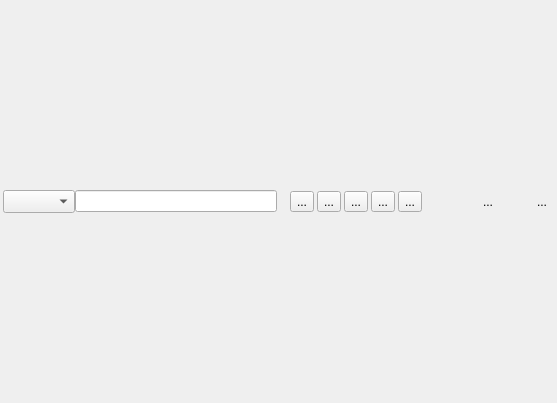
<?xml version="1.0" encoding="UTF-8"?>
<ui version="4.0">
 <class>ScanPopup</class>
 <widget class="QMainWindow" name="ScanPopup">
  <property name="geometry">
   <rect>
    <x>0</x>
    <y>0</y>
    <width>557</width>
    <height>403</height>
   </rect>
  </property>
  <property name="windowTitle">
   <string>Dialog</string>
  </property>
  <widget class="QWidget" name="centralWidget">
   <property name="minimumSize">
    <size>
     <width>280</width>
     <height>100</height>
    </size>
   </property>
   <layout class="QHBoxLayout" name="horizontalLayout_222">
    <property name="leftMargin">
     <number>0</number>
    </property>
    <property name="topMargin">
     <number>0</number>
    </property>
    <property name="rightMargin">
     <number>0</number>
    </property>
    <property name="bottomMargin">
     <number>0</number>
    </property>
    <item>
     <widget class="QFrame" name="outerFrame">
      <property name="frameShape">
       <enum>QFrame::NoFrame</enum>
      </property>
      <property name="frameShadow">
       <enum>QFrame::Raised</enum>
      </property>
      <property name="lineWidth">
       <number>0</number>
      </property>
      <layout class="QVBoxLayout" name="mainLayout">
       <property name="spacing">
        <number>3</number>
       </property>
       <property name="leftMargin">
        <number>3</number>
       </property>
       <property name="topMargin">
        <number>3</number>
       </property>
       <property name="rightMargin">
        <number>3</number>
       </property>
       <property name="bottomMargin">
        <number>3</number>
       </property>
       <item>
        <layout class="QHBoxLayout" name="horizontalLayout_3">
         <item>
          <layout class="QHBoxLayout" name="horizontalLayout">
           <property name="spacing">
            <number>0</number>
           </property>
           <item>
            <widget class="GroupComboBox" name="groupList">
             <property name="sizePolicy">
              <sizepolicy hsizetype="Fixed" vsizetype="Preferred">
               <horstretch>0</horstretch>
               <verstretch>0</verstretch>
              </sizepolicy>
             </property>
             <property name="sizeAdjustPolicy">
              <enum>QComboBox::AdjustToContents</enum>
             </property>
            </widget>
           </item>
           <item>
            <widget class="TranslateBox" name="translateBox">
             <property name="sizePolicy">
              <sizepolicy hsizetype="MinimumExpanding" vsizetype="Fixed">
               <horstretch>0</horstretch>
               <verstretch>0</verstretch>
              </sizepolicy>
             </property>
            </widget>
           </item>
          </layout>
         </item>
         <item>
          <layout class="QHBoxLayout" name="horizontalLayout_2">
           <item>
            <widget class="QLabel" name="queryError">
             <property name="enabled">
              <bool>true</bool>
             </property>
             <property name="text">
              <string/>
             </property>
             <property name="pixmap">
              <pixmap resource="../../resources.qrc">:/icons/warning.png</pixmap>
             </property>
            </widget>
           </item>
           <item>
            <widget class="QToolButton" name="goBackButton">
             <property name="toolTip">
              <string>Back</string>
             </property>
             <property name="text">
              <string>...</string>
             </property>
             <property name="icon">
              <iconset resource="../../resources.qrc">
               <normaloff>:/icons/previous.svg</normaloff>:/icons/previous.svg</iconset>
             </property>
            </widget>
           </item>
           <item>
            <widget class="QToolButton" name="goForwardButton">
             <property name="toolTip">
              <string>Forward</string>
             </property>
             <property name="text">
              <string>...</string>
             </property>
             <property name="icon">
              <iconset resource="../../resources.qrc">
               <normaloff>:/icons/next.svg</normaloff>:/icons/next.svg</iconset>
             </property>
            </widget>
           </item>
           <item>
            <widget class="QToolButton" name="pronounceButton">
             <property name="toolTip">
              <string>Pronounce Word (Alt+S)</string>
             </property>
             <property name="text">
              <string>...</string>
             </property>
             <property name="icon">
              <iconset resource="../../resources.qrc">
               <normaloff>:/icons/playsound_full.png</normaloff>:/icons/playsound_full.png</iconset>
             </property>
             <property name="shortcut">
              <string>Alt+S</string>
             </property>
             <property name="autoRaise">
              <bool>false</bool>
             </property>
            </widget>
           </item>
           <item>
            <widget class="QToolButton" name="sendWordButton">
             <property name="toolTip">
              <string>Send word to main window (Alt+W)</string>
             </property>
             <property name="text">
              <string notr="true">...</string>
             </property>
             <property name="icon">
              <iconset resource="../../resources.qrc">
               <normaloff>:/icons/programicon.png</normaloff>:/icons/programicon.png</iconset>
             </property>
             <property name="shortcut">
              <string>Alt+W</string>
             </property>
            </widget>
           </item>
           <item>
            <widget class="QToolButton" name="sendWordToFavoritesButton">
             <property name="toolTip">
              <string>Add word to Favorites (Ctrl+E)</string>
             </property>
             <property name="text">
              <string notr="true">...</string>
             </property>
             <property name="icon">
              <iconset resource="../../resources.qrc">
               <normaloff>:/icons/star.svg</normaloff>:/icons/star.svg</iconset>
             </property>
             <property name="shortcut">
              <string notr="true">Ctrl+E</string>
             </property>
            </widget>
           </item>
           <item>
            <spacer name="horizontalSpacer">
             <property name="orientation">
              <enum>Qt::Horizontal</enum>
             </property>
             <property name="sizeHint" stdset="0">
              <size>
               <width>0</width>
               <height>20</height>
              </size>
             </property>
            </spacer>
           </item>
           <item>
            <widget class="QToolButton" name="showDictionaryBar">
             <property name="toolTip">
              <string>Shows or hides the dictionary bar</string>
             </property>
             <property name="text">
              <string>...</string>
             </property>
             <property name="icon">
              <iconset resource="../../resources.qrc">
               <normaloff>:/icons/bookcase.svg</normaloff>:/icons/bookcase.svg</iconset>
             </property>
             <property name="checkable">
              <bool>true</bool>
             </property>
             <property name="checked">
              <bool>false</bool>
             </property>
             <property name="autoRaise">
              <bool>true</bool>
             </property>
            </widget>
           </item>
           <item>
            <widget class="QToolButton" name="onTopButton">
             <property name="toolTip">
              <string>Always stay on top of all other windows</string>
             </property>
             <property name="text">
              <string notr="true"/>
             </property>
             <property name="icon">
              <iconset resource="../../resources.qrc">
               <normaloff>:/icons/ontop.svg</normaloff>:/icons/ontop.svg</iconset>
             </property>
             <property name="checkable">
              <bool>true</bool>
             </property>
             <property name="autoRaise">
              <bool>true</bool>
             </property>
            </widget>
           </item>
           <item>
            <widget class="QToolButton" name="pinButton">
             <property name="toolTip">
              <string>Use this to pin down the window so it would stay on screen,
could be resized or managed in other ways.</string>
             </property>
             <property name="text">
              <string>...</string>
             </property>
             <property name="icon">
              <iconset resource="../../resources.qrc">
               <normaloff>:/icons/pushpin.svg</normaloff>:/icons/pushpin.svg</iconset>
             </property>
             <property name="checkable">
              <bool>true</bool>
             </property>
             <property name="autoRaise">
              <bool>true</bool>
             </property>
            </widget>
           </item>
          </layout>
         </item>
        </layout>
       </item>
      </layout>
     </widget>
    </item>
   </layout>
  </widget>
 </widget>
 <customwidgets>
  <customwidget>
   <class>GroupComboBox</class>
   <extends>QComboBox</extends>
   <header>groupcombobox.hh</header>
  </customwidget>
  <customwidget>
   <class>TranslateBox</class>
   <extends>QLineEdit</extends>
   <header>translatebox.hh</header>
  </customwidget>
 </customwidgets>
 <resources>
  <include location="../../resources.qrc"/>
 </resources>
 <connections/>
</ui>
